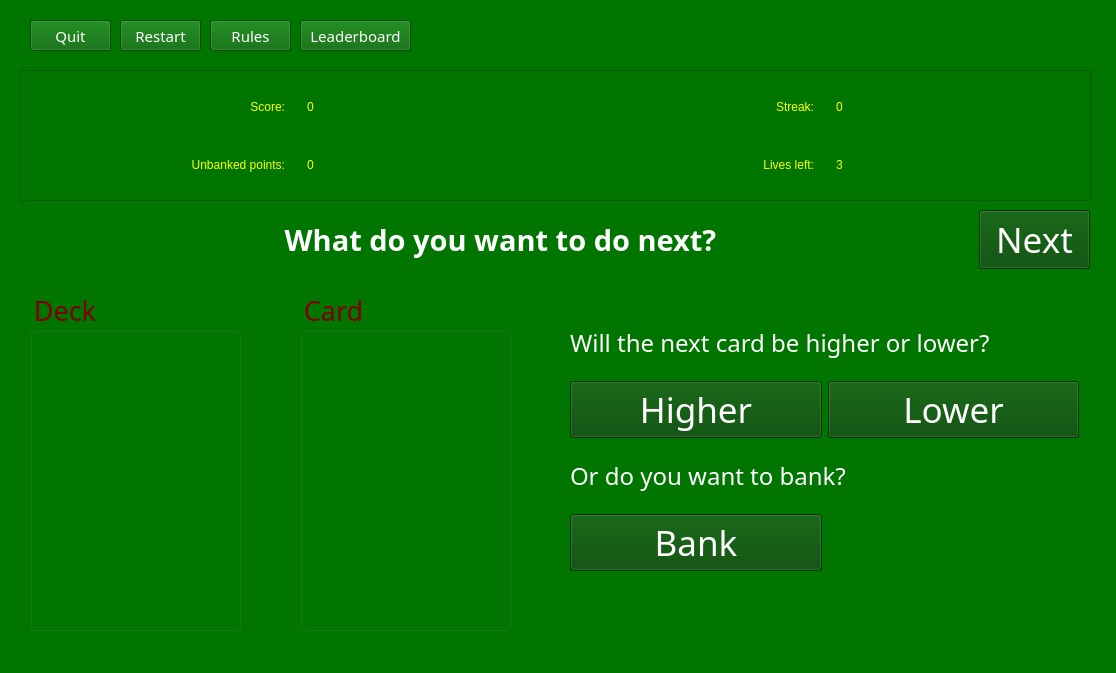
<?xml version="1.0" encoding="UTF-8"?>
<ui version="4.0">
 <class>MainWindow</class>
 <widget class="QMainWindow" name="MainWindow">
  <property name="geometry">
   <rect>
    <x>0</x>
    <y>0</y>
    <width>1116</width>
    <height>673</height>
   </rect>
  </property>
  <property name="windowTitle">
   <string>Higher or Lower: Point Rush</string>
  </property>
  <property name="styleSheet">
   <string notr="true">background-color: rgb(0,118,0);
color: white</string>
  </property>
  <widget class="QWidget" name="centralwidget">
   <widget class="QFrame" name="frame">
    <property name="geometry">
     <rect>
      <x>10</x>
      <y>70</y>
      <width>1081</width>
      <height>131</height>
     </rect>
    </property>
    <property name="styleSheet">
     <string notr="true">font: 22pt &quot;Bodoni MT&quot;;
color: yellow;
margin-left: 10px</string>
    </property>
    <property name="frameShape">
     <enum>QFrame::StyledPanel</enum>
    </property>
    <property name="frameShadow">
     <enum>QFrame::Raised</enum>
    </property>
    <widget class="QWidget" name="gridLayoutWidget">
     <property name="geometry">
      <rect>
       <x>20</x>
       <y>10</y>
       <width>1051</width>
       <height>111</height>
      </rect>
     </property>
     <layout class="QGridLayout" name="gridLayout">
      <item row="0" column="1">
       <widget class="QLabel" name="score_value">
        <property name="text">
         <string>0</string>
        </property>
       </widget>
      </item>
      <item row="0" column="0">
       <widget class="QLabel" name="label">
        <property name="text">
         <string>Score:</string>
        </property>
        <property name="alignment">
         <set>Qt::AlignRight|Qt::AlignTrailing|Qt::AlignVCenter</set>
        </property>
       </widget>
      </item>
      <item row="0" column="2">
       <widget class="QLabel" name="label_3">
        <property name="text">
         <string>Streak:</string>
        </property>
        <property name="alignment">
         <set>Qt::AlignRight|Qt::AlignTrailing|Qt::AlignVCenter</set>
        </property>
       </widget>
      </item>
      <item row="1" column="2">
       <widget class="QLabel" name="label_4">
        <property name="text">
         <string>Lives left:</string>
        </property>
        <property name="alignment">
         <set>Qt::AlignRight|Qt::AlignTrailing|Qt::AlignVCenter</set>
        </property>
       </widget>
      </item>
      <item row="1" column="1">
       <widget class="QLabel" name="unbanked_points_value">
        <property name="text">
         <string>0</string>
        </property>
       </widget>
      </item>
      <item row="0" column="3">
       <widget class="QLabel" name="streak_value">
        <property name="text">
         <string>0</string>
        </property>
       </widget>
      </item>
      <item row="1" column="0">
       <widget class="QLabel" name="label_2">
        <property name="text">
         <string>Unbanked points:</string>
        </property>
        <property name="alignment">
         <set>Qt::AlignRight|Qt::AlignTrailing|Qt::AlignVCenter</set>
        </property>
       </widget>
      </item>
      <item row="1" column="3">
       <widget class="QLabel" name="lives_left_value">
        <property name="text">
         <string>3</string>
        </property>
       </widget>
      </item>
     </layout>
    </widget>
   </widget>
   <widget class="QGroupBox" name="groupBox_2">
    <property name="geometry">
     <rect>
      <x>300</x>
      <y>290</y>
      <width>211</width>
      <height>341</height>
     </rect>
    </property>
    <property name="font">
     <font>
      <family>Bodoni MT Condensed</family>
      <pointsize>20</pointsize>
     </font>
    </property>
    <property name="styleSheet">
     <string notr="true">color: maroon</string>
    </property>
    <property name="title">
     <string>Card</string>
    </property>
    <widget class="QLabel" name="card_image">
     <property name="geometry">
      <rect>
       <x>4</x>
       <y>45</y>
       <width>201</width>
       <height>291</height>
      </rect>
     </property>
     <property name="text">
      <string/>
     </property>
     <property name="scaledContents">
      <bool>true</bool>
     </property>
    </widget>
   </widget>
   <widget class="QGroupBox" name="groupBox_3">
    <property name="geometry">
     <rect>
      <x>30</x>
      <y>290</y>
      <width>211</width>
      <height>341</height>
     </rect>
    </property>
    <property name="font">
     <font>
      <family>Bodoni MT Condensed</family>
      <pointsize>20</pointsize>
     </font>
    </property>
    <property name="styleSheet">
     <string notr="true">color: maroon</string>
    </property>
    <property name="title">
     <string>Deck</string>
    </property>
    <widget class="QLabel" name="label_11">
     <property name="geometry">
      <rect>
       <x>4</x>
       <y>45</y>
       <width>201</width>
       <height>291</height>
      </rect>
     </property>
     <property name="text">
      <string/>
     </property>
     <property name="pixmap">
      <pixmap>../card-images/back_of_card.png</pixmap>
     </property>
     <property name="scaledContents">
      <bool>true</bool>
     </property>
    </widget>
   </widget>
   <widget class="QWidget" name="gridLayoutWidget_2">
    <property name="geometry">
     <rect>
      <x>570</x>
      <y>310</y>
      <width>509</width>
      <height>261</height>
     </rect>
    </property>
    <layout class="QGridLayout" name="gridLayout_2">
     <item row="3" column="0">
      <widget class="QPushButton" name="bank_button">
       <property name="font">
        <font>
         <family>Bodoni MT</family>
         <pointsize>26</pointsize>
        </font>
       </property>
       <property name="styleSheet">
        <string notr="true">background-color: rgb(0, 71, 0);</string>
       </property>
       <property name="text">
        <string>Bank</string>
       </property>
      </widget>
     </item>
     <item row="1" column="1">
      <widget class="QPushButton" name="lower_button">
       <property name="font">
        <font>
         <family>Bodoni MT</family>
         <pointsize>26</pointsize>
        </font>
       </property>
       <property name="styleSheet">
        <string notr="true">background-color: rgb(0, 71, 0);</string>
       </property>
       <property name="text">
        <string>Lower</string>
       </property>
      </widget>
     </item>
     <item row="0" column="0" colspan="2">
      <widget class="QLabel" name="higher_lower_label">
       <property name="font">
        <font>
         <family>Bodoni MT</family>
         <pointsize>18</pointsize>
        </font>
       </property>
       <property name="text">
        <string>Will the next card be higher or lower?</string>
       </property>
      </widget>
     </item>
     <item row="1" column="0">
      <widget class="QPushButton" name="higher_button">
       <property name="font">
        <font>
         <family>Bodoni MT</family>
         <pointsize>26</pointsize>
        </font>
       </property>
       <property name="styleSheet">
        <string notr="true">background-color: rgb(0, 71, 0);</string>
       </property>
       <property name="text">
        <string>Higher</string>
       </property>
      </widget>
     </item>
     <item row="2" column="0" colspan="2">
      <widget class="QLabel" name="bank_label">
       <property name="font">
        <font>
         <family>Bodoni MT</family>
         <pointsize>18</pointsize>
        </font>
       </property>
       <property name="text">
        <string>Or do you want to bank?</string>
       </property>
      </widget>
     </item>
    </layout>
   </widget>
   <widget class="QLabel" name="display_line">
    <property name="geometry">
     <rect>
      <x>30</x>
      <y>210</y>
      <width>941</width>
      <height>60</height>
     </rect>
    </property>
    <property name="font">
     <font>
      <family>Bodoni MT</family>
      <pointsize>22</pointsize>
      <weight>75</weight>
      <bold>true</bold>
     </font>
    </property>
    <property name="text">
     <string>What do you want to do next?</string>
    </property>
    <property name="alignment">
     <set>Qt::AlignCenter</set>
    </property>
   </widget>
   <widget class="QPushButton" name="next_button">
    <property name="geometry">
     <rect>
      <x>979</x>
      <y>210</y>
      <width>111</width>
      <height>59</height>
     </rect>
    </property>
    <property name="font">
     <font>
      <family>Bodoni MT</family>
      <pointsize>26</pointsize>
     </font>
    </property>
    <property name="styleSheet">
     <string notr="true">background-color: rgb(0, 71, 0);</string>
    </property>
    <property name="text">
     <string>Next</string>
    </property>
   </widget>
   <widget class="QPushButton" name="home_button">
    <property name="geometry">
     <rect>
      <x>30</x>
      <y>20</y>
      <width>81</width>
      <height>31</height>
     </rect>
    </property>
    <property name="font">
     <font>
      <family>Bodoni MT</family>
      <pointsize>11</pointsize>
     </font>
    </property>
    <property name="styleSheet">
     <string notr="true">background-color: rgb(0, 100, 0);</string>
    </property>
    <property name="text">
     <string>Quit</string>
    </property>
   </widget>
   <widget class="QPushButton" name="restart_button">
    <property name="geometry">
     <rect>
      <x>120</x>
      <y>20</y>
      <width>81</width>
      <height>31</height>
     </rect>
    </property>
    <property name="font">
     <font>
      <family>Bodoni MT</family>
      <pointsize>11</pointsize>
     </font>
    </property>
    <property name="styleSheet">
     <string notr="true">background-color: rgb(0, 100, 0);</string>
    </property>
    <property name="text">
     <string>Restart</string>
    </property>
   </widget>
   <widget class="QPushButton" name="rules_button">
    <property name="geometry">
     <rect>
      <x>210</x>
      <y>20</y>
      <width>81</width>
      <height>31</height>
     </rect>
    </property>
    <property name="font">
     <font>
      <family>Bodoni MT</family>
      <pointsize>11</pointsize>
     </font>
    </property>
    <property name="styleSheet">
     <string notr="true">background-color: rgb(0, 100, 0);</string>
    </property>
    <property name="text">
     <string>Rules</string>
    </property>
   </widget>
   <widget class="QPushButton" name="leaderboard_button">
    <property name="geometry">
     <rect>
      <x>300</x>
      <y>20</y>
      <width>111</width>
      <height>31</height>
     </rect>
    </property>
    <property name="font">
     <font>
      <family>Bodoni MT</family>
      <pointsize>11</pointsize>
     </font>
    </property>
    <property name="styleSheet">
     <string notr="true">background-color: rgb(0, 100, 0);</string>
    </property>
    <property name="text">
     <string>Leaderboard</string>
    </property>
   </widget>
  </widget>
  <widget class="QStatusBar" name="statusbar"/>
 </widget>
 <resources/>
 <connections/>
</ui>
